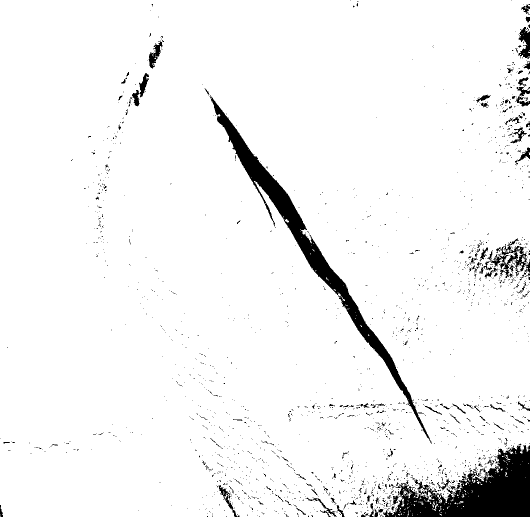
#> input picture Tire_tread_defect_detection1/code6/image1/2.jpg, 1059 x 1033 px (shown at 1/2 size)
$ python cl.py --image image1/2.jpg --width 1.0   (older library calls are emulated)
#> lines starting #> are read from the running program, lines starting #| are printed output that depends on the picture; after the words box and inside, x2 and y2 are one past the last pixel; in counts of white or black regions, pixels touching at a corner belong together; pictures that were not available may be replaced by others from this repository, and a replacement may not be noted
# import the necessary packages
from scipy.spatial import distance as dist
from imutils import perspective
from imutils import contours
import numpy as np
import argparse
import imutils
from cv2 import cv2


# 计算中点
def midpoint(ptA, ptB):
    return ((ptA[0] + ptB[0]) * 0.5, (ptA[1] + ptB[1]) * 0.5)

# construct the argument parse and parse the arguments（构造参数解析并解析参数）
ap = argparse.ArgumentParser()
ap.add_argument("-i", "--image", required=True, help="path to the input image")
ap.add_argument("-w", "--width", type=float, required=True, help="width of the left-most object in the image (in inches)")
args = vars(ap.parse_args())

####################################################################################################################################

# load the image, convert it to grayscale, and blur it slightly（加载图像，将其转换为灰度，并略微模糊它）
image = cv2.imread(args["image"])
#> image is the input picture: shape (1033, 1059, 3); min 0, max 255, mean 242.3
BGR = cv2.imread("D:\\Tire_Test\\image4\\p1.jpg")
gray = cv2.cvtColor(BGR, cv2.COLOR_BGR2GRAY)
# gray = cv2.cvtColor(image, cv2.COLOR_BGR2GRAY)
# gray = cv2.GaussianBlur(gray, (7, 7), 0)
cv2.imshow("gray", gray)
cv2.imwrite("D:\\Tire_Test\\image4\\gray.jpg", gray)

# perform edge detection, then perform a dilation + erosion to（执行边缘检测，然后执行膨胀+侵蚀到）
# close gaps in between object edges（关闭对象边缘之间的间隙）
edged = cv2.Canny(gray, 50, 100)
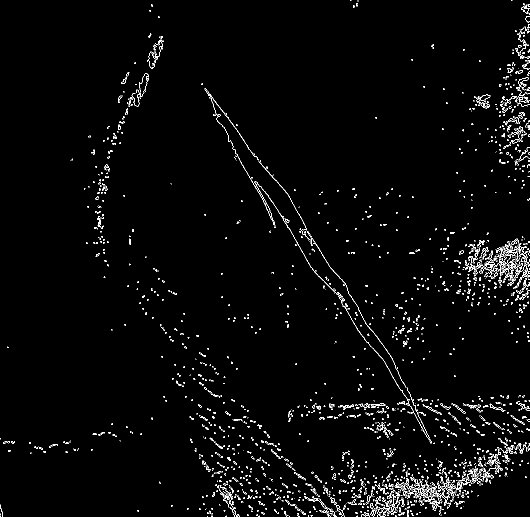
#> edged: shape (1033, 1059) (shown at 1/2 size); 2.2% white in thin lines or dots
cv2.imshow("edge", edged)
edged = cv2.dilate(edged, None, iterations=1)
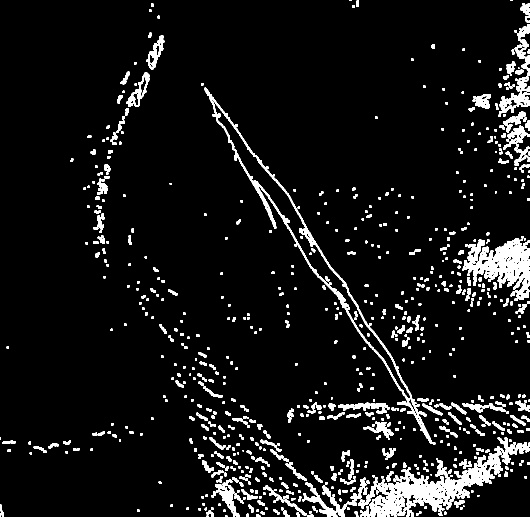
#> edged: shape (1033, 1059) (shown at 1/2 size); 7.3% white; 796 white regions (39 under 20 px), largest, box (x1, y1, x2, y2) and area: (716, 874, 1059, 1033) 14070, (408, 175, 865, 888) 8608, (924, 476, 1059, 602) 8193
edged = cv2.erode(edged, None, iterations=1)
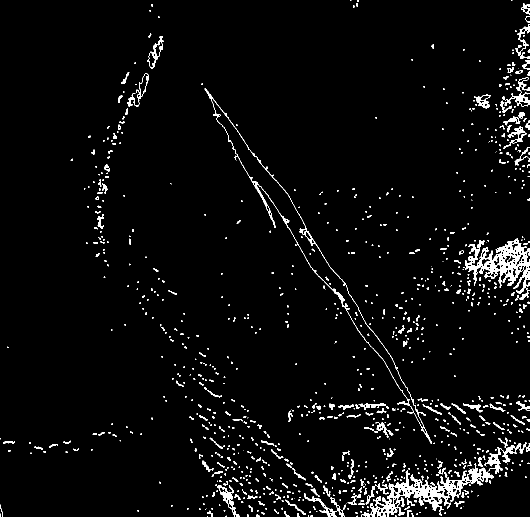
#> edged: shape (1033, 1059) (shown at 1/2 size); 3.6% white; 987 white regions (727 under 20 px)
cv2.imshow("edged", edged)

# find contours in the edge map（在边缘图中找到轮廓）
cnts = cv2.findContours(edged.copy(), cv2.RETR_EXTERNAL, cv2.CHAIN_APPROX_SIMPLE)
#> cnts = 987 contours, 845 with area under 20; largest, box (x1, y1, x2, y2) and area: (722, 885, 1059, 1033) 7836, (927, 477, 1059, 588) 6022, (409, 176, 864, 887) 1829, (294, 72, 328, 138) 785, (1009, 154, 1059, 213) 778
cnts = imutils.grab_contours(cnts)
# print(cnts,type(cnts))    # list 所有轮廓像素的集合

# sort the contours from left-to-right and initialize the（对轮廓从左到右排序，并初始化）
# 'pixels per metric' calibration variable（“单位像素”校正变量）
(cnts, _) = contours.sort_contours(cnts)
pixelsPerMetric = None
# print(cnts,type(cnts))    # tuple 排序后的元组

####################################################################################################################################
# while True:
# loop over the contours individually（分别绕着轮廓线）
for c in cnts:
# if the contour is not sufficiently large, ignore it（如果轮廓不够大，忽略它）
    if cv2.contourArea(c) < 100:
        continue

    # compute the rotated bounding box of the contour（计算轮廓的旋转包围盒）
    orig = image.copy()
    box = cv2.minAreaRect(c)    # 求出在上述点集下的最小面积矩形
    box = cv2.cv.BoxPoints(box) if imutils.is_cv2() else cv2.boxPoints(box)    # 画最小外接矩形
    box = np.array(box, dtype="int")

    # order the points in the contour such that they appear
    # in top-left, top-right, bottom-right, and bottom-left
    # order, then draw the outline of the rotated bounding
    # box（对轮廓中的点进行排序，使它们按左上、右上、右下和左下的顺序出现，然后绘制旋转后的包围框的轮廓）
    box = perspective.order_points(box)
    cv2.drawContours(orig, [box.astype("int")], -1, (0, 255, 0), 2)

    # loop over the original points and draw them（在原来的点上循环并画出它们）
    for (x, y) in box:
        cv2.circle(orig, (int(x), int(y)), 5, (0, 0, 255), -1)

        ####################################################################################################################################

        # unpack the ordered bounding box, then compute the midpoint
        # between the top-left and top-right coordinates, followed by
        # the midpoint between bottom-left and bottom-right coordinates
        #（解压缩有序边界框，然后计算左上角和右上角坐标之间的中点，以及左下角和右下角坐标之间的中点）
        (tl, tr, br, bl) = box
        (tltrX, tltrY) = midpoint(tl, tr)
        (blbrX, blbrY) = midpoint(bl, br)

        # compute the midpoint between the top-left and top-right points,
        # followed by the midpoint between the top-righ and bottom-right
        #（计算左上点和右上点之间的中点，以及右上点和右下点之间的中点）
        (tlblX, tlblY) = midpoint(tl, bl)
        (trbrX, trbrY) = midpoint(tr, br)

        # draw the midpoints on the image（在图像上画中点）
        cv2.circle(orig, (int(tltrX), int(tltrY)), 5, (255, 0, 0), -1)
        cv2.circle(orig, (int(blbrX), int(blbrY)), 5, (255, 0, 0), -1)
        cv2.circle(orig, (int(tlblX), int(tlblY)), 5, (255, 0, 0), -1)
        cv2.circle(orig, (int(trbrX), int(trbrY)), 5, (255, 0, 0), -1)

        # draw lines between the midpoints（在中点之间画线）
        cv2.line(orig, (int(tltrX), int(tltrY)), (int(blbrX), int(blbrY)), (255, 0, 255), 2)
        cv2.line(orig, (int(tlblX), int(tlblY)), (int(trbrX), int(trbrY)), (255, 0, 255), 2)

        ####################################################################################################################################

        # compute the Euclidean distance between the midpoints（计算中点之间的欧氏距离）
        dA = dist.euclidean((tltrX, tltrY), (blbrX, blbrY))
        dB = dist.euclidean((tlblX, tlblY), (trbrX, trbrY))

        # if the pixels per metric has not been initialized, then
        # compute it as the ratio of pixels to supplied metric
        # (in this case, inches)
        #（如果每个度量的像素没有初始化，那么将其计算为像素与提供的度量的比率(在本例中为英寸)）
        if pixelsPerMetric is None:
            # pixelsPerMetric = dB / args["width"]
            pixelsPerMetric = args["width"]

        ####################################################################################################################################

        # compute the size of the object（计算对象的大小）
        dimA = dA / pixelsPerMetric
        dimB = dB / pixelsPerMetric

        # draw the object sizes on the image（在图像上绘制对象大小）
        cv2.putText(orig, "{:.1f}mm".format(dimA),
        (int(tltrX - 15), int(tltrY - 10)), cv2.FONT_HERSHEY_SIMPLEX, 0.65, (255, 255, 0), 2)
        cv2.putText(orig, "{:.1f}mm".format(dimB), (int(trbrX + 10), int(trbrY)), cv2.FONT_HERSHEY_SIMPLEX, 0.65, (255, 255, 0), 2)

        # show the output image（显示输出图像）
    cv2.imshow("Image", orig)
    cv2.waitKey(1000)
#> this loop made 987 passes
#> c on passes 1, 3, 6: [[0, 1027], [0, 1032]], [[0, 876], [0, 878]], [[16, 900], [16, 902], [20, 902], [20, 900]]
#> after the loop, pixelsPerMetric = 1
